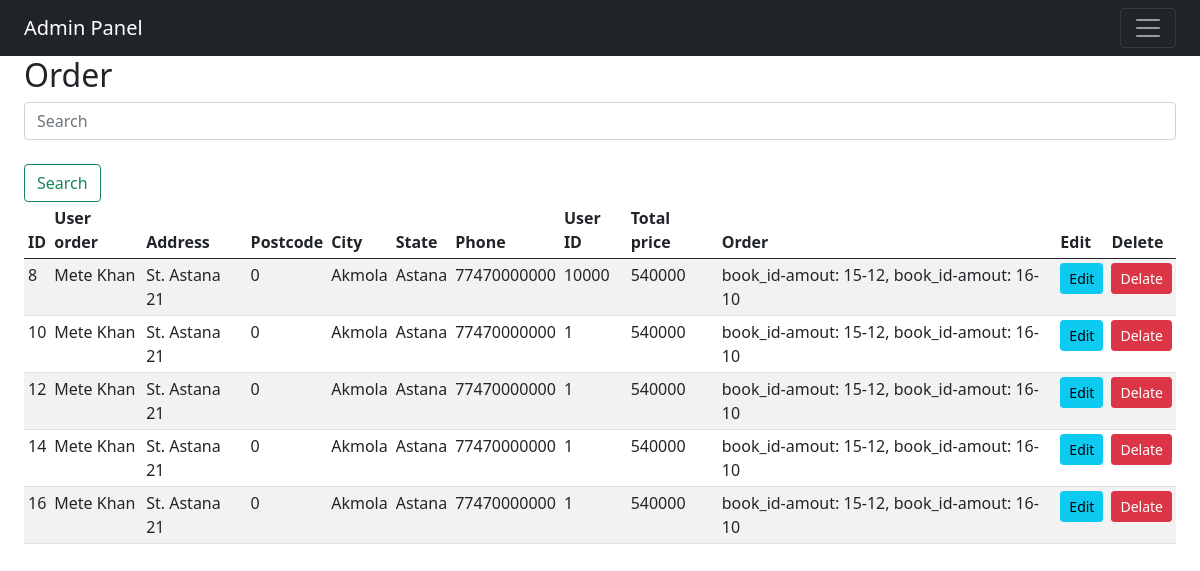
Screenshot of /admin/order_view.php (signed in) with the database file from the repository.
### tables this page shows
CREATE TABLE `order_table` (
  `order_id` int NOT NULL AUTO_INCREMENT,
  `order_name` varchar(30) NOT NULL,
  `order_address` varchar(200) NOT NULL,
  `order_pincode` int NOT NULL,
  `order_city` varchar(30) NOT NULL,
  `order_state` varchar(30) NOT NULL,
  `order_mobile` varchar(15) NOT NULL,
  `order_register_id` int NOT NULL,
  `order_total_price` int NOT NULL,
  `order_list_books` longtext NOT NULL,
  PRIMARY KEY (`order_id`)
);

### admin/functions/process_order_view_data.php (the view)
<?php
    function display_data($order_list_result)
    {
        while($order_row = mysqli_fetch_assoc($order_list_result))
		{
			echo '
				<tr>
					<td>' . $order_row['order_id'] . '</td>
					<td>' . $order_row['order_name'] . '</td>
					<td>' . $order_row['order_address'] . '</td>
					<td>' . $order_row['order_pincode'] . '</td>
					<td>' . $order_row['order_city'] . '</td>
                    <td>' . $order_row['order_state'] . '</td>
                    <td>' . $order_row['order_mobile'] . '</td>
                    <td>' . $order_row['order_register_id'] . '</td>
                    <td>' . $order_row['order_total_price'] . '</td>
                    <td>' . $order_row['order_list_books'] . '</td>
					<td align="center"><a class="btn btn-info btn-sm" href="order_edit.php?id=' . $order_row['order_id'] . '">Edit</a></td>
					<td align="center"><a class="btn btn-danger btn-sm" href="functions/process_order_del.php?id=' . $order_row['order_id'] . '">Delate</a></td>
				</tr>
            ';
		}
    }
?>

### rows the page displays
order_table: order_id "8", order_name "Mete Khan", order_address "St. Astana 21", order_pincode "0", order_city "Akmola", order_state "Astana", order_mobile "77470000000", order_register "10000", order_total_price "540000", order_list_books "book_id-amout: 15-12, book_id-amout: 16-10"
order_table: order_id "10", order_name "Mete Khan", order_address "St. Astana 21", order_pincode "0", order_city "Akmola", order_state "Astana", order_mobile "77470000000", order_register "1", order_total_price "540000", order_list_books "book_id-amout: 15-12, book_id-amout: 16-10"
order_table: order_id "12", order_name "Mete Khan", order_address "St. Astana 21", order_pincode "0", order_city "Akmola", order_state "Astana", order_mobile "77470000000", order_register "1", order_total_price "540000", order_list_books "book_id-amout: 15-12, book_id-amout: 16-10"
order_table: order_id "14", order_name "Mete Khan", order_address "St. Astana 21", order_pincode "0", order_city "Akmola", order_state "Astana", order_mobile "77470000000", order_register "1", order_total_price "540000", order_list_books "book_id-amout: 15-12, book_id-amout: 16-10"
order_table: order_id "16", order_name "Mete Khan", order_address "St. Astana 21", order_pincode "0", order_city "Akmola", order_state "Astana", order_mobile "77470000000", order_register "1", order_total_price "540000", order_list_books "book_id-amout: 15-12, book_id-amout: 16-10"
